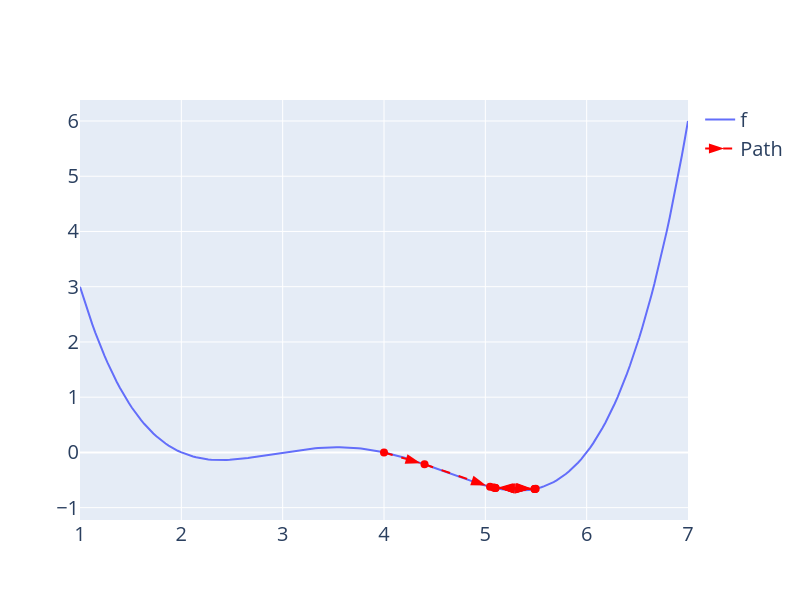

Notebook cell for this chart:
### Code cell
plot_steps(steps)

### Figure 1 — Plotly figure (JSON) as saved in the notebook; plotly's stock layout.template omitted (floating-point values rounded to 4 significant figures; data arrays with more than 128 entries replaced by an {"elided": "..."} marker saying what was removed)
{"data": [{"mode": "lines", "name": "f", "type": "scatter", "x": {"elided": "200 float values"}, "y": {"elided": "200 float values"}}, {"line": {"color": "red", "dash": "dash"}, "marker": {"angleref": "previous", "size": 16, "standoff": 4, "symbol": "arrow"}, "mode": "lines+markers", "name": "Path", "type": "scatter", "x": [4, 4.4, 5.046, 5.497, 5.081, 5.49, 5.093, 5.487, 5.098, 5.485, 5.101], "y": [0, -0.215, -0.6221, -0.6576, -0.6369, -0.6604, -0.6417, -0.6616, -0.6439, -0.6623, -0.645]}, {"marker": {"color": "red", "size": 8}, "mode": "markers", "name": "Path", "showlegend": false, "type": "scatter", "x": [4, 4.4, 5.046, 5.497, 5.081, 5.49, 5.093, 5.487, 5.098, 5.485, 5.101], "y": [0, -0.215, -0.6221, -0.6576, -0.6369, -0.6604, -0.6417, -0.6616, -0.6439, -0.6623, -0.645]}], "layout": {"autosize": false, "font": {"size": 20}, "height": 600, "width": 800}}
